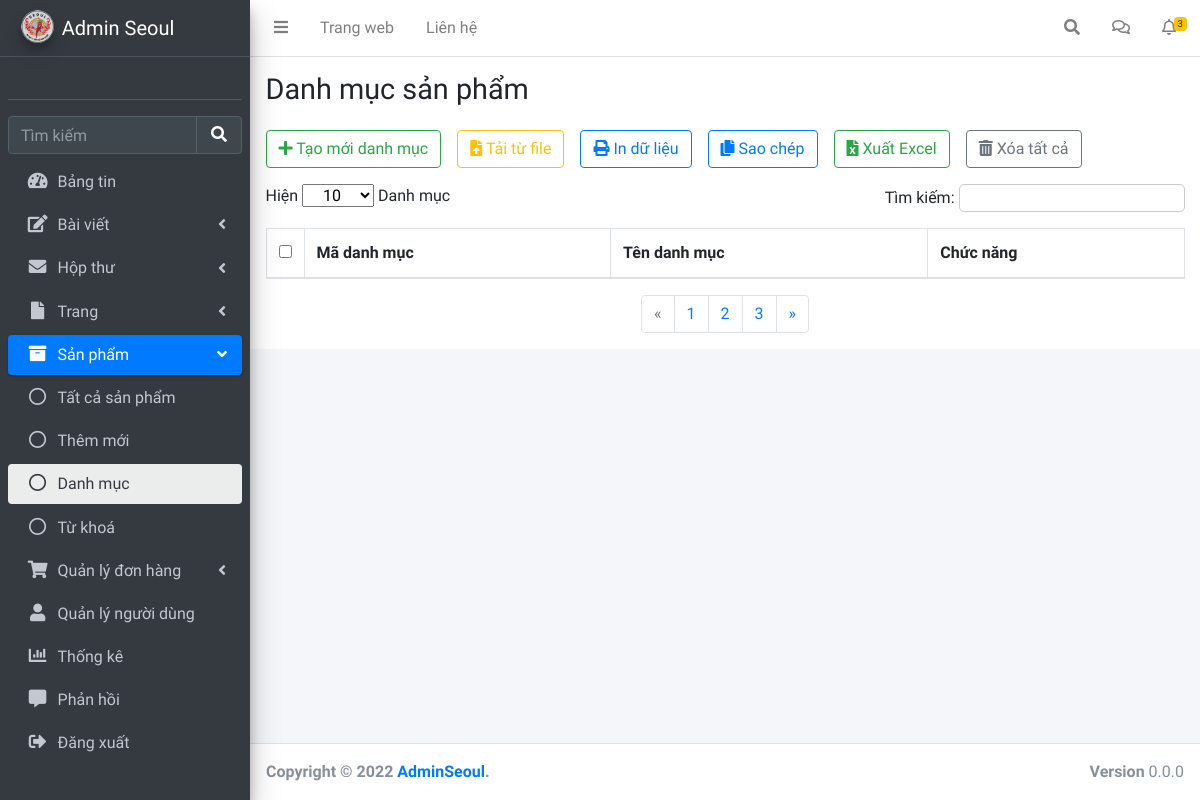
Before: /Admin/pages/category.php with the older database file.
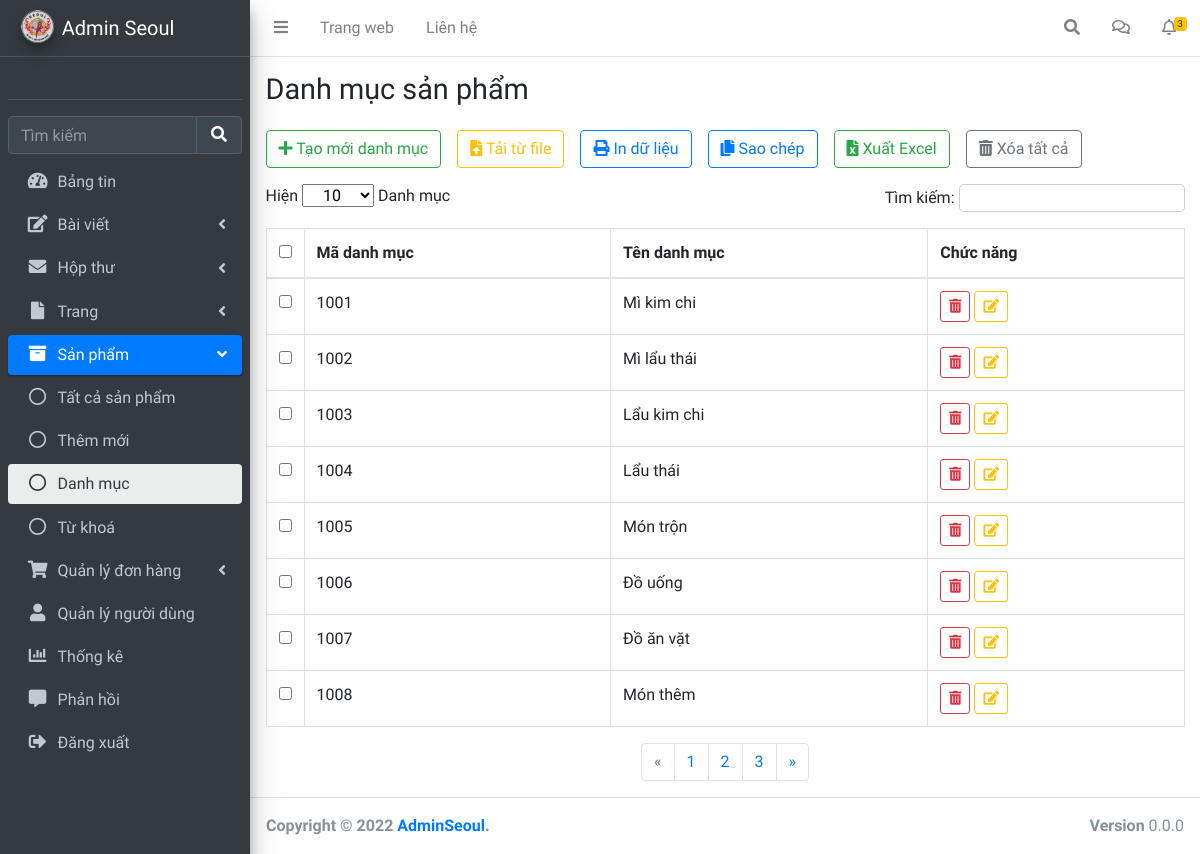
After: the same page with the newer database file.
### tables this page shows
CREATE TABLE `category` (
  `id` int(11) NOT NULL,
  `name` varchar(100) NOT NULL
);

### Admin/pages/category.php (the view, shortened to what the changed rows need)
<!DOCTYPE html>
<html lang="en">
<?php session_start();
include '../../database/config.php';
?>
<head>
  <link rel="stylesheet" href="../../css/fontawesome-free/css/all.min.css">
  <link rel="stylesheet" href="../css/IonIcons.css">
  <link rel="stylesheet" href="../css/adminlte.min.css">
</head>
<body class="hold-transition sidebar-mini">
  <div class="wrapper">
    <div class="content-wrapper">
      <main class="app-content">
        <div class="content-header">
          <div class="container-fluid">
            <div class="row mb-2">
              <div class="col-sm-6">
                <h1 class="m-0">Danh mục sản phẩm</h1>
              </div>
            </div>
          </div>
        </div>
        <div class="row px-2 m-0">
          <div class="col-md-12">
            <div class="tile">
              <div class="tile-body">
                <?php
                $sql_lietke_danhmucsp = "SELECT * FROM category ORDER BY id ASC";
                $query_lietke_danhmucsp = mysqli_query($mysqli, $sql_lietke_danhmucsp);
                ?>
                <table class="table table-hover table-bordered" id="sampleTable">
                  <thead>
                    <tr>
                      <th width="10"><input type="checkbox" id="all"></th>
                      <th>Mã danh mục</th>
                      <th>Tên danh mục</th>
                      <th>Chức năng</th>
                    </tr>
                  </thead>
                  <tbody>
                    <?php
                    while ($row = mysqli_fetch_array($query_lietke_danhmucsp)) {
                    ?>
                      <tr>
                        <td width="10"><input type="checkbox" name="check1" value="1"></td>
                        <td class="id_category"><?php echo $row['id'] ?> </td>
                        <td><?php echo $row['name'] ?></td>
                        <td>
                          <button class="btn btn-outline-danger btn-sm trash" type="button" title="Xóa" data-bs-toggle="modal" data-bs-target="#ModalRM"><i class="fas fa-trash-alt"></i>
                          </button>
                          <button class="btn btn-outline-warning btn-sm edit" type="button" title="Sửa" data-id="<?php echo $row['id']; ?>" data-bs-toggle="modal" data-bs-target="#ModalUP"><i class="fas fa-edit"></i></button>
                        </td>
                      </tr>
                    <?php
                    }
                    ?>
                  </tbody>
                </table>
              </div>
            </div>
          </div>
        </div>
      </main>
    </div>
  </div>
</body>
</html>

Changed rows visible on the page:
added category: id "1001", name "Mì kim chi"
added category: id "1002", name "Mì lẩu thái"
added category: id "1003", name "Lẩu kim chi"
added category: id "1004", name "Lẩu thái"
added category: id "1005", name "Món trộn"
added category: id "1006", name "Đồ uống"
added category: id "1007", name "Đồ ăn vặt"
added category: id "1008", name "Món thêm"
